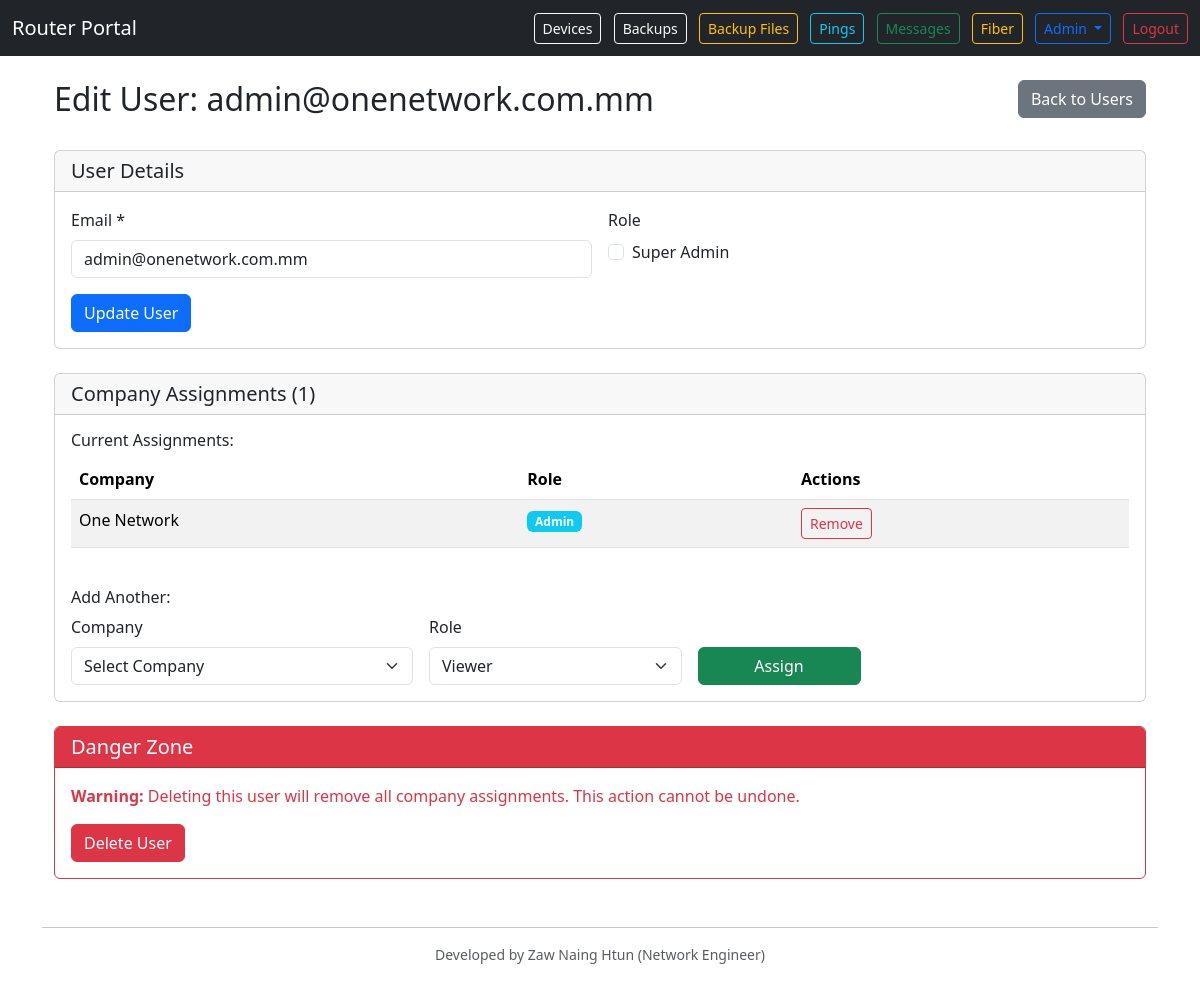
Page /admin/user/2 (signed in) on the committed database.
### models.py (models this page shows)
class User(db.Model, UserMixin):
    __tablename__ = 'users'
    id = db.Column(db.Integer, primary_key=True)
    email = db.Column(db.String(255), unique=True, nullable=False, index=True)
    password_hash = db.Column(db.String(255), nullable=False)
    is_superadmin = db.Column(db.Boolean, nullable=False, default=False)

class UserCompany(db.Model):
    __tablename__ = 'user_companies'
    id = db.Column(db.Integer, primary_key=True)
    user_id = db.Column(db.Integer, db.ForeignKey('users.id'), nullable=False)
    company_id = db.Column(db.Integer, db.ForeignKey('companies.id'), nullable=False)
    role = db.Column(db.String(32), nullable=False, default='viewer')  # viewer|admin

class Company(db.Model):
    __tablename__ = 'companies'
    id = db.Column(db.Integer, primary_key=True)
    name = db.Column(db.String(128), unique=True, nullable=False)
    notes = db.Column(db.Text)
    devices = db.relationship('Device', backref='company', cascade='all, delete-orphan')
    telegram_settings = db.relationship('CompanyTelegramSetting', backref='company', cascade='all, delete-orphan', uselist=False)

### app.py (the view, shortened to what this page needs)
    @app.route('/admin/user/<int:user_id>', methods=['GET', 'POST'])
    @login_required
    def admin_user(user_id):
        if not current_user.is_superadmin:
            flash('Access denied.', 'danger')
            return redirect(url_for('dashboard'))
        user = User.query.get_or_404(user_id)
        companies = Company.query.order_by(Company.name.asc()).all()
        user_companies = UserCompany.query.filter_by(user_id=user_id).all()
        assigned_companies = []
        for uc in user_companies:
            company = Company.query.get(uc.company_id)
            if company:
                assigned_companies.append({
                    'company': company,
                    'role': uc.role
                })
        return render_template('admin_user.html', user=user, companies=companies, assigned_companies=assigned_companies)

### templates/admin_user.html (shortened to what this page needs)
{% extends 'base.html' %}
{% block content %}
<div class="container">
    <div class="row">
        <div class="col-md-8">
            <h2>Edit User: {{ user.email }}</h2>
        </div>
        <div class="col-md-4 text-end">
            <a href="{{ url_for('admin_users') }}" class="btn btn-secondary">Back to Users</a>
        </div>
    </div>
    <div class="card mt-4">
        <div class="card-header">
            <h5 class="mb-0">User Details</h5>
        </div>
        <div class="card-body">
            <form method="post">
                <div class="row g-3">
                    <div class="col-md-6">
                        <label class="form-label">Email *</label>
                        <input type="email" name="email" class="form-control" value="{{ user.email }}" required>
                    </div>
                    <div class="col-md-6">
                        <label class="form-label">Role</label>
                        <div class="form-check">
                            <input type="checkbox" name="is_superadmin" class="form-check-input" id="is_superadmin" {% if user.is_superadmin %}checked{% endif %}>
                            <label class="form-check-label" for="is_superadmin">Super Admin</label>
                        </div>
                    </div>
                    <div class="col-12">
                        <button class="btn btn-primary">Update User</button>
                    </div>
                </div>
            </form>
        </div>
    </div>
    <div class="card mt-4">
        <div class="card-header">
            <h5 class="mb-0">Company Assignments ({{ assigned_companies|length }})</h5>
        </div>
        <div class="card-body">
            {% if assigned_companies %}
                <h6>Current Assignments:</h6>
                <div class="table-responsive mb-4">
                    <table class="table table-striped">
                        <thead>
                            <tr>
                                <th>Company</th>
                                <th>Role</th>
                                <th>Actions</th>
                            </tr>
                        </thead>
                        <tbody>
                            {% for item in assigned_companies %}
                            <tr>
                                <td>{{ item.company.name }}</td>
                                <td>
                                    <span class="badge bg-info">{{ item.role|title }}</span>
                                </td>
                                <td>
                                    <form method="post" class="d-inline">
                                        <button class="btn btn-sm btn-outline-danger" onclick="return confirm('Remove this company assignment?')">Remove</button>
                                    </form>
                                </td>
                            </tr>
                            {% endfor %}
                        </tbody>
                    </table>
                </div>
            {% endif %}
            <h6>{% if assigned_companies %}Add Another{% else %}Assign to Company{% endif %}:</h6>
            <form method="post">
                <div class="row g-3">
                    <div class="col-md-4">
                        <label class="form-label">Company</label>
                        <select name="company_id" class="form-select" required>
                            <option value="">Select Company</option>
                        </select>
                    </div>
                    <div class="col-md-3">
                        <label class="form-label">Role</label>
                        <select name="role" class="form-select" required>
                            <option value="viewer">Viewer</option>
                        </select>
                    </div>
                    <div class="col-md-2 d-flex align-items-end">
                        <button class="btn btn-success w-100">Assign</button>
                    </div>
                </div>
            </form>
        </div>
    </div>
    {% if user.id != current_user.id %}
    <div class="card mt-4 border-danger">
        <div class="card-header bg-danger text-white">
            <h5 class="mb-0">Danger Zone</h5>
        </div>
        <div class="card-body">
            <p class="text-danger mb-3">
                <strong>Warning:</strong> Deleting this user will remove all company assignments.
                This action cannot be undone.
            </p>
            <form method="post" onsubmit="return confirm('Are you sure you want to delete this user?')">
                <button class="btn btn-danger">Delete User</button>
            </form>
        </div>
    </div>
    {% endif %}
</div>
{% endblock %}

### rows in the picture
User: email "admin@onenetwork.com.mm"
UserCompany: company.name "One Network", role "Admin"

### other values in the picture
{{ assigned_companies|length }} "1"
